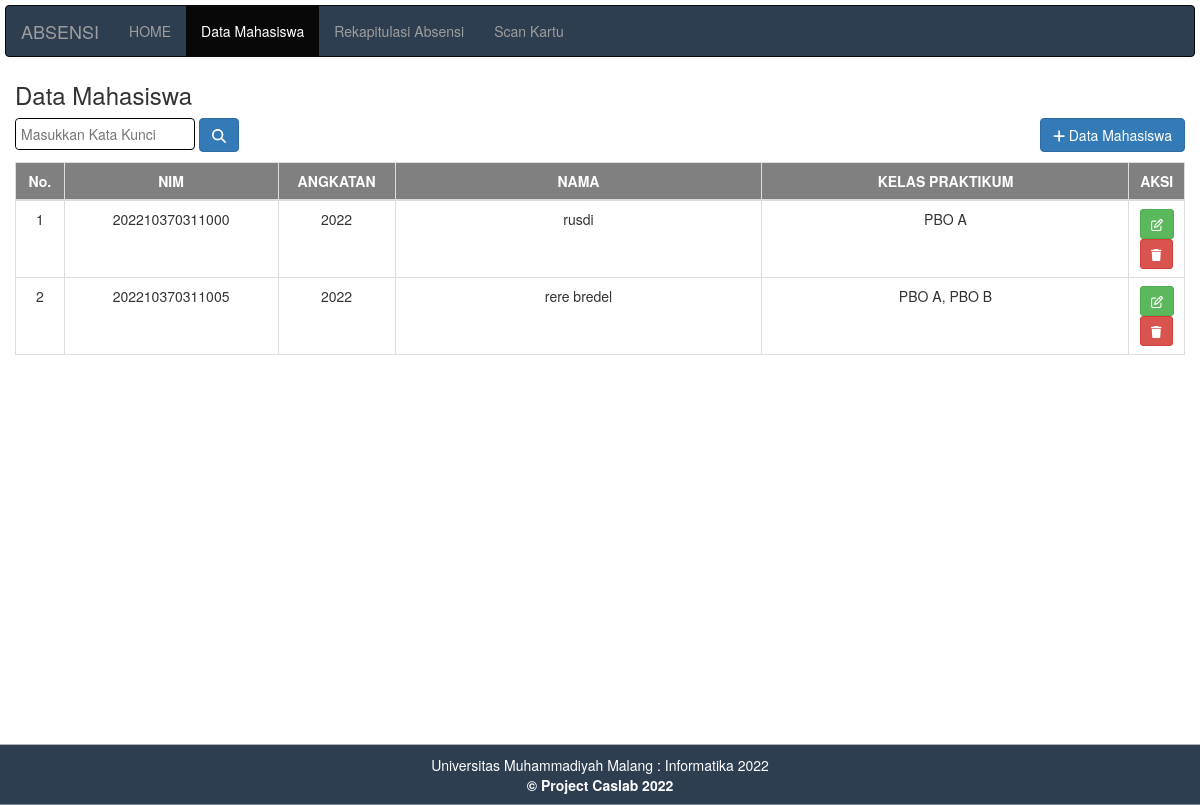
/datamahasiswa.php, run on the app's committed database.
### tables this page shows
CREATE TABLE `mahasiswa` (
  `id` int(15) NOT NULL,
  `nokartu` varchar(15) NOT NULL,
  `nama` varchar(50) NOT NULL,
  `id_kelas` varchar(50) NOT NULL
);

### datamahasiswa.php (the view, shortened to what this page needs)
<!DOCTYPE html>
<html>
<head>
    <?php include "header.php"; ?>
    <link rel="stylesheet" type="text/css" href="style.css">
    <link rel="stylesheet" type="text/css" href="./fontawesome-free-6.4.0-web/css/all.min.css">
</head>
<body>
    <?php include "menu.php"; ?>
    <div class="container-fluid" style="width:100%;">
        <h3>Data Mahasiswa</h3>
        <div class="table-header" style="float: left; margin-right: 0;">
            <form method="GET" action="">
                <div class="form-container" style="width: 180px;">
                    <td><input type="text" id="myInput" name="q" placeholder="Masukkan Kata Kunci" style="width: 150px; background-color: white; border-radius: 4px; display: inline-block;" value="<?php echo isset($_GET['q']) ? $_GET['q'] : '' ?>"></td>
                </div>
                <div class="table-header" style="float: right; padding-left: 4px">
                    <button type="submit" class="btn btn-primary" style="height: 34px;"><i class="fa-solid fa-magnifying-glass"></i></button>
                </div>
            </form>
        </div>
        <div class="table-header" style="float: right;">
            <a href="tambah.php"><button class="btn btn-primary"><i class="fa-solid fa-plus"></i> Data Mahasiswa</button></a>
        </div>
        <table class="table table-bordered" style="margin-top: 10px; ">
            <thead>
                <tr style="background-color: grey; color: white; height:100%;">
                    <th style="width: 10px; text-align: center">No.</th>
                    <th style="width: 175px; text-align: center">NIM</th>
                    <th style="width: 10%; text-align: center">ANGKATAN</th>
                    <th style="width: 300px; text-align: center">NAMA</th>
                    <th style="width: 300px; text-align: center">KELAS PRAKTIKUM</th>
                    <th style="width: 4.75%; text-align: center">AKSI</th>
                </tr>
            </thead>
            <tbody>
                <?php
                include "koneksi.php";
                if (isset($_GET['q']) && $_GET['q'] != '') {
                    $keyword = $_GET['q'];
                    $sql = mysqli_query($konek, "SELECT mahasiswa.*, GROUP_CONCAT(kelas.singkatan SEPARATOR ', ') as singkatan
                                FROM mahasiswa
                                LEFT JOIN kelas ON FIND_IN_SET(kelas.id_kelas, mahasiswa.id_kelas)
                                WHERE mahasiswa.nokartu LIKE '%$keyword%' OR mahasiswa.nama LIKE '%$keyword%' OR kelas.singkatan LIKE '%$keyword%'
                                GROUP BY mahasiswa.id");
                } else {
                    $sql = mysqli_query($konek, "SELECT mahasiswa.*, GROUP_CONCAT(kelas.singkatan SEPARATOR ', ') as singkatan FROM mahasiswa LEFT JOIN kelas ON FIND_IN_SET(kelas.id_kelas, mahasiswa.id_kelas) GROUP BY mahasiswa.id");
                }
                $no = 0;
                while ($data = mysqli_fetch_array($sql)) {
                    $no++;
                    $angkatan = substr($data['nokartu'], 0, 4);
                ?>
                    <tr>
                        <td style="text-align: center"> <?php echo $no; ?> </td>
                        <td style="text-align: center"> <?php echo $data['nokartu']; ?> </td>
                        <td style="text-align: center"> <?php echo $angkatan; ?> </td>
                        <td style="text-align: center"> <?php echo $data['nama']; ?> </td>
                        <td style="text-align: center;"> <?php echo $data['singkatan']; ?> </td>
                        <td style="text-align: center;">
                            <a href="edit.php?id=<?php echo $data['id']; ?>"><button class="btn btn-success btn-sm"><i class="fa-regular fa-pen-to-square"></i></button></a>
                            <button type="button" class="btn btn-danger btn-sm" data-toggle="modal" data-target="#hapusModal<?php echo $data['id']; ?>"><i class="fa-solid fa-trash"></i></button>
                        </td>
                    </tr>
    </div>
<?php } ?>
</body>
<?php include "footer.php" ?>
</html>

### style.css (style rules this page uses)
body { min-height: 100vh; }
body { margin: 0px; }

### datamahasiswa.php (style rules this page uses)
.form-container { border: 1px solid black; padding: 0px; display: inline-block; border-radius: 4px; }
.form-container input[type="text"] { width: 150px; background-color: white; border: 0px solid #ccc; border-radius: 4px; outline: none; padding: 5px; }

### data on the page
mahasiswa: nokartu "202210370311000", nokartu "2022", nama "rusdi", singkatan "PBO A"
mahasiswa: nokartu "202210370311005", nokartu "2022", nama "rere bredel", singkatan "PBO A, PBO B"
